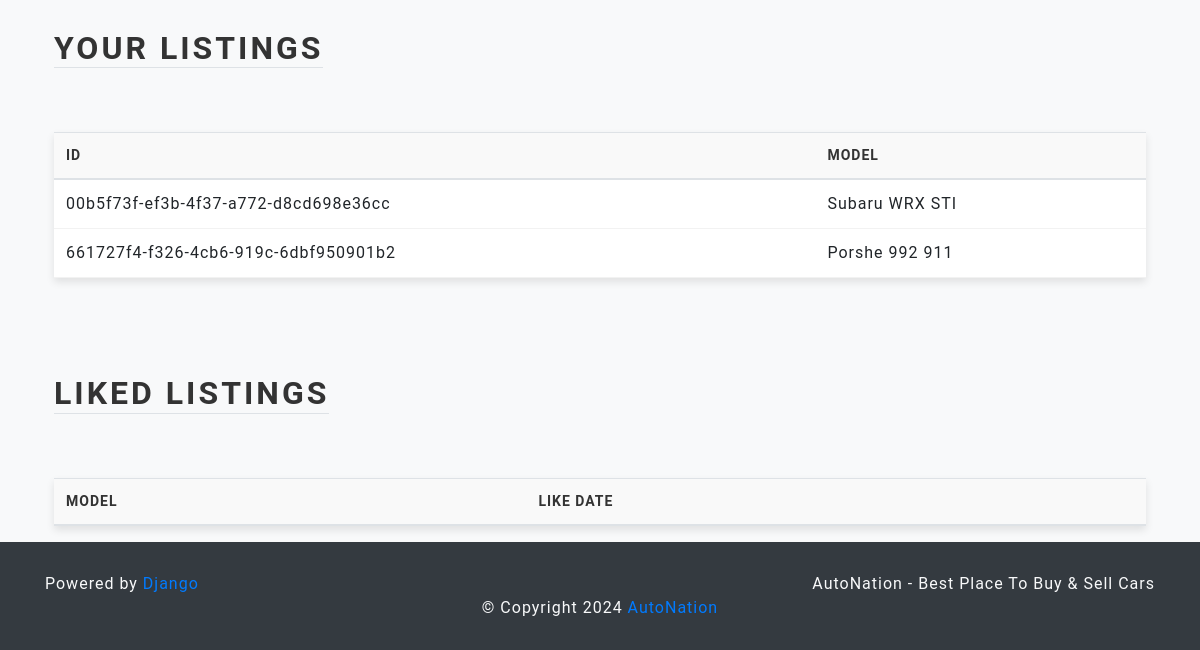
The page /profile/ (signed in, lower part) on the database as committed earlier.
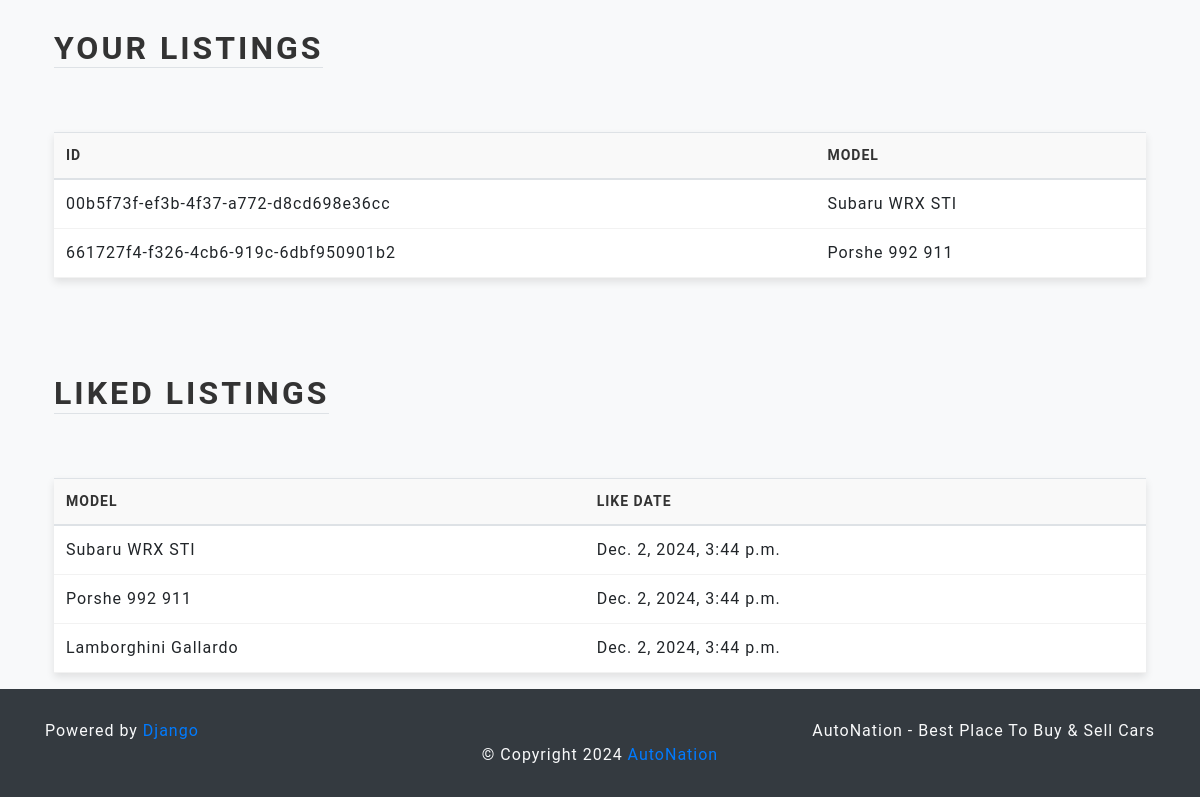
The same page on the database as committed later.
### main/models.py (models this page shows, shortened)
class Listing(models.Model):
    id = models.UUIDField(primary_key=True, default=uuid.uuid4, unique=True, editable=False)
    created_at = models.DateTimeField(auto_now_add=True)
    updated_at = models.DateTimeField(auto_now=True)
    seller = models.ForeignKey(Profile, on_delete=models.CASCADE)
    brand = models.CharField(max_length=24, choices=CARS_BRANDS , default=None)
    model = models.CharField(max_length=64,)
    vin = models.CharField(max_length=17,)
    mileage = models.IntegerField(default=0,)
    color = models.CharField(max_length=24,)
    description = models.TextField()
    engine = models.CharField(max_length=24,)
    transmission = models.CharField(max_length=24, choices=TRANSMISSION_OPTIONS, default=None,)
    location = models.OneToOneField(Location, on_delete=models.SET_NULL, null=True)
    image = models.ImageField(upload_to=user_listing_path)

class LikedListing(models.Model):
    profile = models.ForeignKey(Profile, on_delete=models.CASCADE)
    listing = models.ForeignKey(Listing, on_delete=models.CASCADE)
    like_date = models.DateTimeField(auto_now_add=True)

### users/views.py (the view, shortened to what this page needs)
# urls.py: path('profile/', ProfileView.as_view(), name='profile'),
@method_decorator(login_required, name='dispatch')
class ProfileView(View):
    def get(self, request):
        user_listings = Listing.objects.filter(seller = request.user.profile)
        user_liked_listings = LikedListing.objects.filter(profile = request.user.profile).all()
        user_form = UserForm(instance=request.user)
        profile_form = ProfileForm(instance=request.user.profile)
        location_form = LocationForm(instance=request.user.profile.location)
        return render(request, 'views/profile.html', {'user_form': user_form, 'profile_form': profile_form, 'location_form': location_form, 'user_listings': user_listings,'user_liked_listings': user_liked_listings,})

### users/widgets.py (called while the page is built)
    def render(self, name, value, attrs=None, **kwargs):
        default_html = super().render(name, value, attrs, **kwargs)
        img_html = ''
        if value and hasattr(value, 'url'):
            img_html = mark_safe(
                f'<img src="{value.url}" width="200" style="display:block; margin-left:150px; margin-bottom:10px;" />'
            )
        return mark_safe(f'{img_html}{default_html}')

### users/templates/views/Profile.html (shortened to what this page needs)
{% extends 'base/base.html' %}
{% load static %}
{% block 'body' %}
<div class="container px-4" style="margin-top: 3rem;">
    <div class="row g-4 py-5">
        <div class="col d-flex align-items-start">
            <div>
                <h2 class="mb-3 border-bottom" style="color: #333; font-size: 2rem; font-weight: bold; text-transform: uppercase;">Your Listings</h2>
            </div>
        </div>
    </div>
    <table class="table table-hover" style="box-shadow: 0px 4px 8px rgba(0, 0, 0, 0.1); background-color: #fff;">
        <thead>
            <tr style="background-color: #f9f9f9;">
                <th style="color: #333; font-weight: bold;">ID</th>
                <th style="color: #333; font-weight: bold;">Model</th>
            </tr>
        </thead>
        <tbody>
            {% for listing in user_listings %}
            <tr>
                <td>{{ listing.id }}</td>
                <td>{{ listing.model }}</td>
            </tr>
            {% endfor %}
        </tbody>
    </table>
</div>
<div class="container px-4" style="margin-top: 3rem;">
    <div class="row g-4 py-5">
        <div class="col d-flex align-items-start">
            <div>
                <h2 class="mb-3 border-bottom" style="color: #333; font-size: 2rem; font-weight: bold; text-transform: uppercase;">Liked Listings</h2>
            </div>
        </div>
    </div>
    <table class="table table-hover" style="box-shadow: 0px 4px 8px rgba(0, 0, 0, 0.1); background-color: #fff;">
        <thead>
            <tr style="background-color: #f9f9f9;">
                <th style="color: #333; font-weight: bold;">Model</th>
                <th style="color: #333; font-weight: bold;">Like Date</th>
            </tr>
        </thead>
        <tbody>
            {% for liked_listing in user_liked_listings %}
            <tr>
                <td>{{ liked_listing.listing.model }}</td>
                <td>{{ liked_listing.like_date }}</td>
            </tr>
            {% endfor %}
        </tbody>
    </table>
</div>
{% endblock %}

Rows that differ between the two databases and show on the page:
added LikedListing: listing.model "Subaru WRX STI", like_date "Dec. 2, 2024, 3:44 p.m."
added LikedListing: listing.model "Porshe 992 911", like_date "Dec. 2, 2024, 3:44 p.m."
added LikedListing: listing.model "Lamborghini Gallardo", like_date "Dec. 2, 2024, 3:44 p.m."
